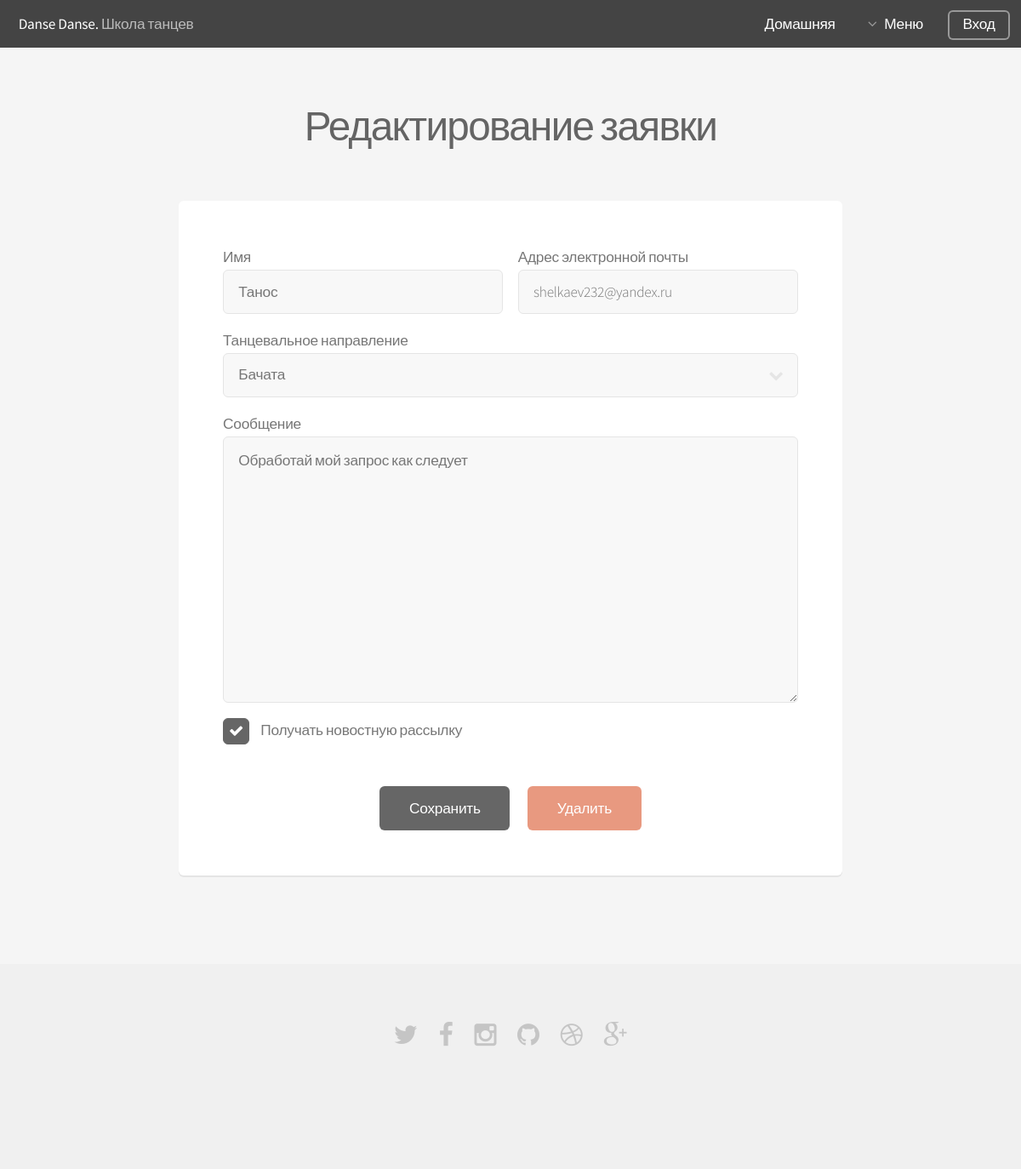
The app's page /contact/1/ with its own data.
### contact/models.py (models this page shows, shortened)
class ContactApply(models.Model):
	name = models.CharField(max_length=20)
	email = models.EmailField(null=True)
	course = models.CharField(verbose_name='Курс', max_length=20, default='Бачата', choices = (('s', 'Сальса casino'), ('b', 'Бачата')))
	message = models.CharField(max_length=510)
	subscribe = models.BooleanField()
	comment = models.TextField()
	is_active = models.BooleanField(default=True)
	date_apply = models.DateTimeField(auto_now=True)

### contact/views.py (the view)
# urls.py: re_path(r'^contact/(?P<contact_id>\d+)/$', contact_edit, name='contact_edit'),
def contact_edit(request, contact_id):
	contactapply = ContactApply.objects.get(id=contact_id)
	if request.method == 'POST':
		form = ModelContactForm(request.POST, instance=contactapply)
		if form.is_valid():
			contactapply = form.save()
			messages.success(request, 'Сообщение от пользавателя ' + contactapply.name + '<br/>' + 'Адрес эл. почты: ' + contactapply.email + '<br/>' + 'успешно отредактировано.')
			return redirect(to = '/contact/')
	else:
		form = ModelContactForm(instance=contactapply)
	return render(request, 'contact_edit.html', {'form':form, 'contactapply' : contactapply})

### contact/views.py
class ModelContactForm(forms.ModelForm):
	class Meta:
		model = ContactApply
		exclude = ['date_apply', 'is_active', 'comment']
		widgets = {'message' : forms.Textarea, 'course': forms.Select}
		labels = {'email': 'Mail'}

### templates/contact_edit.html (shortened to what this page needs)
{% extends 'base.html' %}
{% load staticfiles %}
{% block main %}
		<br/><br/><br/><br/><br/><br/><br/><br/><br/><br/>
			<section id="main" class="container 75%">
				<header>
					<h2>Редактирование заявки</h2>
				</header>
				<div class="box">
					<form method="post">
						<div class="row uniform 50%">
							<div class="6u 12u(3)">
								<p> Имя
								{{ form.name }}</p>
							</div>
							<div class="6u 12u(3)">
								<p> Адрес электронной почты
								{{ form.email }}</p>
							</div>
						</div>
						<div class="row uniform 50%">
							<div class="12u">
							Танцевальное направление
							<div class="select-wrapper">
							{{ form.course }}
							</div>
							</div>
						</div>
						<div class="row uniform 50%">
							<div class="12u">
								<p> Сообщение
								{{ form.message }}</p>
							</div>
						</div>
						<div class="row uniform 50%">
							<div class="12u">
								<p>{{ form.subscribe.errors }}
								<label for="{{ form.subscribe.id_for_label }}">Получать новостную рассылку</label> </p>
							</div>
						</div>
						<div class="row uniform">
							<div class="12u">
								<ul class="actions align-center">
								<li><input type="submit" value="Сохранить" /></li>
								<li><a href="/contact/{{ contactapply.id }}/delete" class="button special">Удалить</a></li>
								</ul>
							</div>
						</div>
					</form>
				</div>
			</section>
{% endblock %}

### static/css/skel.css (style rules this page uses)
html,body,div,span,applet,object,iframe,h1,h2,h3,h4,h5,h6,p,blockquote,pre,a,abbr,acronym,address,big,cite,code,del,dfn,em,img,ins,kbd,q,s,samp,small,strike,strong,sub,sup,tt,var,b,u,i,center,dl,dt,dd,ol,ul,li,fieldset,form,label,legend,table,caption,tbody,tfoot,thead,tr,th,td,article,aside,canvas,details,embed,figure,figcaption,footer,header,hgroup,menu,nav,output,ruby,section,summary,time,mark,audio,video { margin:0;padding:0;border:0;font-size:100%;font:inherit;vertical-align:baseline; }
article,aside,details,figcaption,figure,footer,header,hgroup,menu,nav,section { display:block; }
body { line-height:1; }
ol,ul { list-style:none; }
body { -webkit-text-size-adjust:none }
*, *:before, *:after { -moz-box-sizing: border-box; -webkit-box-sizing: border-box; box-sizing: border-box; }
body { min-width: 60em; }
.container { margin-left: auto; margin-right: auto; width: 60em; }
.container.\37 5\25 { width: 45em; }
.row { border-bottom: solid 1px transparent; }
.row > * { float: left; }
.row:after, .row:before { content: ''; display: block; clear: both; height: 0; }
.row.uniform > * > :first-child { margin-top: 0; }
.row.uniform > * > :last-child { margin-bottom: 0; }
.row > * { padding: 0 0 0 2em; }
.row { margin: 0 0 0 -2em; }
.row.uniform > * { padding: 2em 0 0 2em; }
.row.uniform { margin: -2em 0 0 -2em; }
.row.\35 0\25 > * { padding: 0 0 0 1em; }
.row.\35 0\25 { margin: 0 0 0 -1em; }
.row.uniform.\35 0\25 > * { padding: 1em 0 0 1em; }
.row.uniform.\35 0\25 { margin: -1em 0 0 -1em; }
.\31 2u, .\31 2u\24, .\31 2u\28 1\29, .\31 2u\24\28 1\29 { width: 100%; clear: none; }
.\36 u, .\36 u\24, .\36 u\28 1\29, .\36 u\24\28 1\29 { width: 50%; clear: none; }

### static/css/style-wide.css (style rules this page uses)
body, input, select, textarea { font-size: 13pt; }

### static/css/style-normal.css (style rules this page uses)
body, input, select, textarea { font-size: 11pt; }

### records on screen
ContactApply: name "Танос", email "shelkaev232@yandex.ru", course "Бачата", message "Обработай мой запрос как следует"
